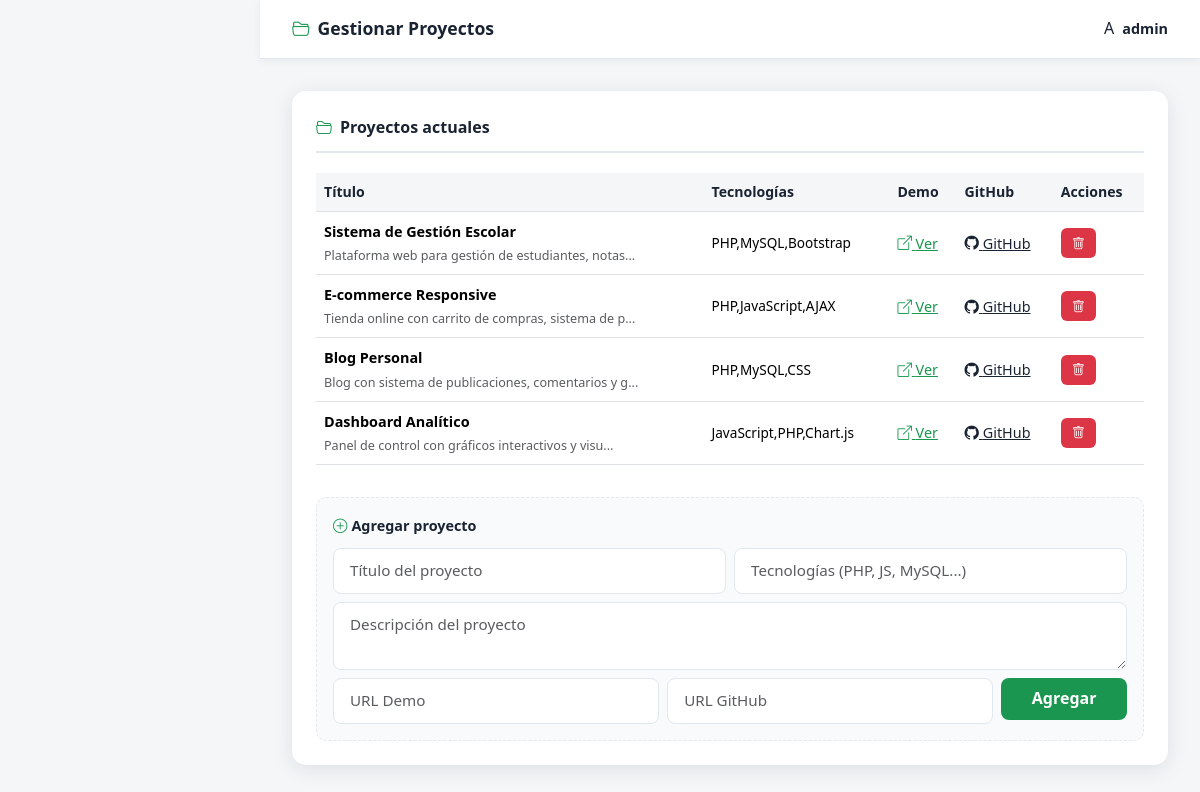
The page /dashboard/proyectos.php (signed in) on the database its author committed.
### tables this page shows
CREATE TABLE IF NOT EXISTS proyectos (
    id INT AUTO_INCREMENT PRIMARY KEY,
    titulo VARCHAR(150) NOT NULL,
    descripcion TEXT,
    imagen VARCHAR(255),
    url_demo VARCHAR(255),
    url_github VARCHAR(255),
    tecnologias_usadas VARCHAR(255),
    orden INT DEFAULT 0,
    activo TINYINT(1) DEFAULT 1,
    created_at TIMESTAMP DEFAULT CURRENT_TIMESTAMP
);

### includes/functions.php (called while the page is built, shortened)
<?php
function getProyectos($pdo) {
    $stmt = $pdo->query("SELECT * FROM proyectos WHERE activo = 1 ORDER BY orden ASC");
    return $stmt->fetchAll();
}
?>

### dashboard/proyectos.php (the view, shortened to what this page needs)
<?php
require_once '../includes/db.php';
require_once '../includes/functions.php';
$proyectos = getProyectos($pdo);
?>
<!DOCTYPE html>
<html lang="es">
<head>
    <link rel="stylesheet" href="https://cdn.jsdelivr.net/npm/bootstrap@5.3.3/dist/css/bootstrap.min.css">
    <link rel="stylesheet" href="https://cdn.jsdelivr.net/npm/bootstrap-icons@1.11.3/font/bootstrap-icons.min.css">
    <link rel="stylesheet" href="../assets/css/style.css">
</head>
<body>
<div class="dashboard-wrapper">
    <div class="dashboard-main">
        <div class="dashboard-topbar">
            <div class="d-flex align-items-center gap-3">
                <h4><i class="bi bi-folder2-open me-2" style="color:var(--green)"></i>Gestionar Proyectos</h4>
            </div>
            <div class="d-flex align-items-center gap-2">
                <div class="avatar-top"><?= strtoupper(substr($_SESSION['admin_user'] ?? 'A', 0, 1)) ?></div>
                <span style="font-weight:600;font-size:.9rem;"><?= htmlspecialchars($_SESSION['admin_user'] ?? 'Admin') ?></span>
            </div>
        </div>
        <div class="dashboard-content">
            <div class="dash-card">
                <div class="dash-card-title"><i class="bi bi-folder2-open"></i> Proyectos actuales</div>
                <div class="table-responsive">
                    <table class="table table-hover">
                        <thead>
                            <tr><th>Título</th><th>Tecnologías</th><th>Demo</th><th>GitHub</th><th>Acciones</th></tr>
                        </thead>
                        <tbody>
                        <?php foreach ($proyectos as $p): ?>
                        <tr>
                            <td>
                                <strong><?= htmlspecialchars($p['titulo']) ?></strong><br>
                                <small class="text-muted"><?= htmlspecialchars(substr($p['descripcion'], 0, 50)) ?>...</small>
                            </td>
                            <td style="font-size:.85rem;"><?= htmlspecialchars($p['tecnologias_usadas']) ?></td>
                            <td>
                                <a href="<?= htmlspecialchars($p['url_demo']) ?>" target="_blank" style="color:var(--green);">
                                    <i class="bi bi-box-arrow-up-right"></i> Ver
                                </a>
                            </td>
                            <td>
                                <a href="<?= htmlspecialchars($p['url_github']) ?>" target="_blank" style="color:var(--navy);">
                                    <i class="bi bi-github"></i> GitHub
                                </a>
                            </td>
                            <td>
                                <form method="POST" style="display:inline;" onsubmit="return confirm('¿Eliminar este proyecto?')">
                                    <button type="submit" class="btn-sm-danger"><i class="bi bi-trash"></i></button>
                                </form>
                            </td>
                        </tr>
                        <?php endforeach; ?>
                        </tbody>
                    </table>
                </div>
                <div style="background:#f8fafc;border:1px dashed #e5e7eb;border-radius:10px;padding:1rem;margin-top:1rem;">
                    <p style="font-weight:700;font-size:.9rem;margin-bottom:.7rem;">
                        <i class="bi bi-plus-circle me-1" style="color:var(--green);"></i>Agregar proyecto
                    </p>
                    <form method="POST">
                        <div class="row g-2">
                            <div class="col-md-6">
                                <input type="text" name="titulo" class="form-control form-control-sm"
                                    placeholder="Título del proyecto" required>
                            </div>
                            <div class="col-md-6">
                                <input type="text" name="tecnologias_usadas" class="form-control form-control-sm"
                                    placeholder="Tecnologías (PHP, JS, MySQL...)">
                            </div>
                            <div class="col-12">
                                <textarea name="descripcion" class="form-control form-control-sm" rows="2"
                                    placeholder="Descripción del proyecto"></textarea>
                            </div>
                            <div class="col-md-5">
                                <input type="text" name="url_demo" class="form-control form-control-sm"
                                    placeholder="URL Demo">
                            </div>
                            <div class="col-md-5">
                                <input type="text" name="url_github" class="form-control form-control-sm"
                                    placeholder="URL GitHub">
                            </div>
                            <div class="col-md-2">
                                <button type="submit" class="btn-primary-green w-100">Agregar</button>
                            </div>
                        </div>
                    </form>
                </div>
            </div>
        </div>
    </div>
</div>
</body>
</html>

### assets/css/style.css (style rules this page uses)
:root { --navy: #1a2332; --navy2: #243044; --green: #1a9650; --green2: #28a745; --light: #f4f6f8; --white: #ffffff; --gray: #6c757d; --card-bg:#ffffff; --border: #e2e8f0; --shadow: 0 4px 20px rgba(26,38,50,0.10); --radius: 14px; --transition: all 0.3s ease; }
* { box-sizing: border-box; margin: 0; padding: 0; }
html { scroll-behavior: smooth; }
body { font-family: 'Segoe UI', Tahoma, Geneva, Verdana, sans-serif; background: var(--light); color: var(--navy); line-height: 1.6; }
.form-control { border: 1.5px solid var(--border); border-radius: 8px; padding: 0.65rem 1rem; transition: var(--transition); font-size: 0.95rem; }
.dashboard-wrapper { display: flex; min-height: 100vh; }
.dashboard-main { margin-left: 260px; flex: 1; background: var(--light); min-height: 100vh; }
.dashboard-topbar { background: var(--white); padding: 1rem 2rem; border-bottom: 1px solid var(--border); display: flex; align-items: center; justify-content: space-between; box-shadow: 0 2px 8px rgba(26,38,50,0.06); }
.dashboard-topbar h4 { margin: 0; font-weight: 700; color: var(--navy); font-size: 1.1rem; }
.dashboard-content { padding: 2rem; }
.dash-card { background: var(--white); border-radius: var(--radius); padding: 1.5rem; box-shadow: var(--shadow); }
.dash-card-title { font-size: 1rem; font-weight: 700; color: var(--navy); margin-bottom: 1.2rem; padding-bottom: 0.7rem; border-bottom: 2px solid var(--border); display: flex; align-items: center; gap: 0.5rem; }
.dash-card-title i { color: var(--green); }
.btn-primary-green { background: var(--green); border: none; color: var(--white); border-radius: 8px; padding: 0.5rem 1.2rem; font-weight: 600; transition: var(--transition); cursor: pointer; }
.table th { background: var(--light); color: var(--navy); font-weight: 700; font-size: 0.88rem; }
.table td { vertical-align: middle; font-size: 0.9rem; }
.btn-sm-danger { background: #dc3545; color: white; border: none; border-radius: 6px; padding: 0.3rem 0.7rem; font-size: 0.8rem; cursor: pointer; }

### rows shown on the page
proyectos: titulo "Sistema de Gestión Escolar", descripcion "Plataforma web para gestión de estudiantes, notas", tecnologias_usadas "PHP,MySQL,Bootstrap"
proyectos: titulo "E-commerce Responsive", descripcion "Tienda online con carrito de compras, sistema de p", tecnologias_usadas "PHP,JavaScript,AJAX"
proyectos: titulo "Blog Personal", descripcion "Blog con sistema de publicaciones, comentarios y g", tecnologias_usadas "PHP,MySQL,CSS"
proyectos: titulo "Dashboard Analítico", descripcion "Panel de control con gráficos interactivos y visu", tecnologias_usadas "JavaScript,PHP,Chart.js"

### other values the page prints
substr($_SESSION['admin_user'] ?? 'A', 0, 1) "A"
$_SESSION['admin_user'] "admin"
